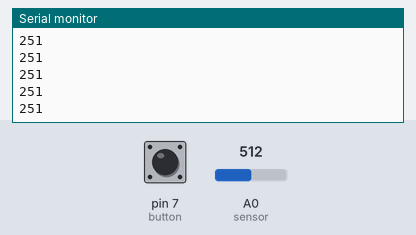
The sketch below on a simulated Arduino Uno, built with avr-gcc and run on an emulated ATmega328P. Shown: the last lines printed to the serial monitor. The test bench sets the inputs (shaded band); at power-on: pin 7 (button) LOW, A0 (sensor) = 512.

Above: at 1.3 s.
1.4 s: pin 7 (button) pulled HIGH for 0.15 s
At 2.0 s:
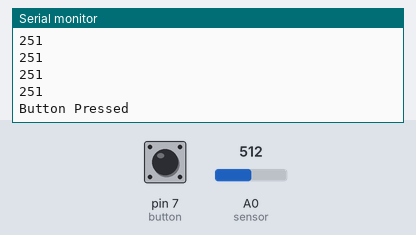
4.5 s: A0 (sensor) set to 716
At 5.2 s:
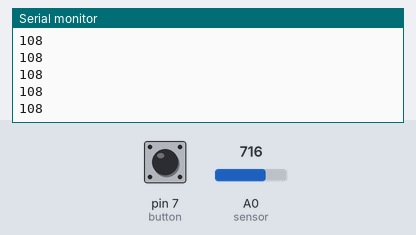
6.0 s: pin 7 (button) pulled HIGH for 1 s
At 6.8 s:
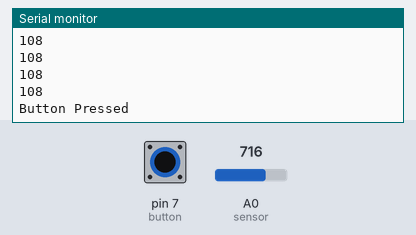
8.5 s: A0 (sensor) set to 900
At 9.1 s:
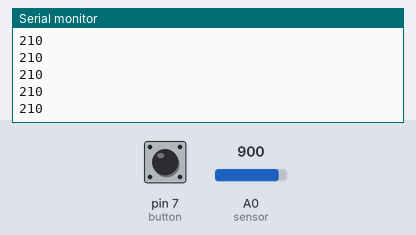
Timing chart, 0 to 11.0 s (numbered marks = the images above; inputs shaded):
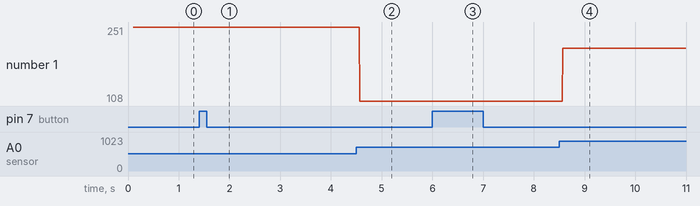

The sketch:

FlexBluetooth.ino
```cpp
#include <SoftwareSerial.h>;
SoftwareSerial Bluetooth(0, 1);

int sensor = A0;
int sensorvalue = 0;
int button = 7;
int timesbent = 0;

void setup() {
  Bluetooth.begin(9600);
  Serial.begin(9600);
  delay(100);
  pinMode(button, INPUT);
}

void loop() {
  sensorvalue = analogRead(sensor);
  byte flex = map(sensorvalue, 60, 240, 0, 100);
//  if (Bluetooth.available()) {
    Serial.println(flex);
    if (digitalRead(button) == HIGH) {
      Serial.println("Button Pressed");
      if (timesBent(flex) > 0) {
        Bluetooth.write('a');
        Serial.write('a');
        timesbent = 0;
//      }
    }
  }
}


int timesBent( int flex ) {
  boolean bent = 0;
  int t = 0;
  while ( t < 10) {
    if (flex < 90) {
      bent = 0; }

    else {
      if (bent == 0) {
        bent = 1;
        timesbent++; }
    }
    delay(200);
    t++;
  }
  return timesbent;
}
```

Measured:
- after the input at 1.4 s, the serial monitor: prints a new line after 0.07 s (image 1)
- after the input at 4.5 s, the serial monitor: prints a new line after 0.07 s (image 2)
- after the input at 6.0 s, the serial monitor: prints a new line after 0.07 s (image 3)
- after the input at 8.5 s, the serial monitor: prints a new line after 0.07 s (image 4)
- plotted number 1: 251 → 108 after the input at 4.5 s, 108 → 210 after the input at 8.5 s
